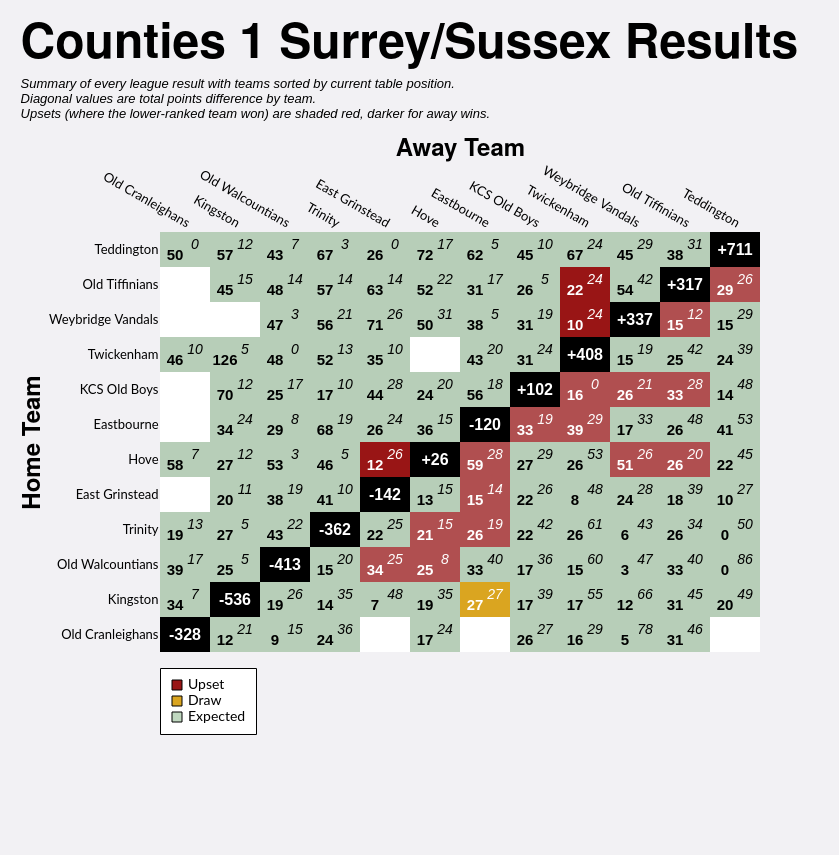

Vega-Lite specification stored for this chart:
### Vega-Lite specification from a JSON file in a GitHub repository (floating-point values rounded to 4 significant figures; data arrays with more than 128 entries replaced by an {"elided": "..."} marker saying what was removed)
{"config": {"axis": {"labelFont": "Lato, sans-serif", "titleFont": "PT Sans Narrow, Helvetica Neue, Helvetica, Arial, sans-serif", "labelFontSize": 13, "titleFontSize": 24, "gridColor": "#202947", "gridOpacity": 0.2}, "header": {"labelFont": "PT Sans Narrow, Helvetica Neue, Helvetica, Arial, sans-serif", "titleFont": "PT Sans Narrow, Helvetica Neue, Helvetica, Arial, sans-serif", "labelFontSize": 24, "titleFontSize": 28, "labelFontWeight": "bold", "orient": "left"}, "legend": {"labelFont": "Lato, sans-serif", "titleFont": "PT Sans Narrow, Helvetica Neue, Helvetica, Arial, sans-serif", "labelFontSize": 14, "titleFontSize": 16, "titlePadding": 5, "fillColor": "white", "strokeColor": "black", "padding": 10, "titleFontWeight": "lighter", "titleFontStyle": "italic", "titleColor": "gray", "offset": 10}, "title": {"font": "PT Sans Narrow, Helvetica Neue, Helvetica, Arial, sans-serif", "fontSize": 48, "fontWeight": "bold", "anchor": "start", "align": "center", "titlePadding": 20, "subtitlePadding": 10, "subtitleFontSize": 13, "subtitleColor": "", "subtitleFontStyle": "italic", "offset": 15, "color": "black"}, "axisX": {"labelAngle": 0}, "facet": {"title": null, "header": null, "align": {"row": "each", "column": "each"}}, "resolve": {"scale": {"y": "independent", "facet": "independent"}}, "background": "#f2f1f4", "scale": {"offsetBandPaddingOuter": 0.2, "offsetBandPaddingInner": 0.1}, "view": {"stroke": null}}, "layer": [{"data": {"name": "data-75924ced8e58fdf6c3bfddf457cb49ac"}, "mark": {"type": "rect"}, "encoding": {"color": {"field": "unexpected_result", "legend": {"columns": 1, "direction": "horizontal", "labelExpr": "datum.value === 'Upset (Away Win)' ? 'Upset' : datum.value", "labelLimit": 220, "offset": 16, "orient": "bottom", "symbolStrokeColor": "black", "symbolStrokeWidth": 1, "values": ["Upset (Away Win)", "Draw", "Expected"]}, "scale": {"domain": ["Expected", "Upset (Home Win)", "Upset (Away Win)", "Draw", "To be played", "N/A"], "range": ["#146f1444", "#991515bb", "#991515", "goldenrod", "white", "black"]}, "title": null, "type": "nominal"}, "opacity": {"condition": {"test": "datum.home_team == param_15['home_team'] || datum.away_team == param_15['home_team'] || !isValid(param_15['home_team'])", "value": 1.0}, "value": 0.1}, "tooltip": [{"field": "home_team", "title": "Home", "type": "nominal"}, {"field": "away_team", "title": "Away", "type": "nominal"}, {"field": "home_score_text", "title": "Home Score", "type": "nominal"}, {"field": "away_score_text", "title": "Away Score", "type": "nominal"}, {"field": "result", "title": "Result", "type": "nominal"}, {"field": "unexpected_result", "title": "Unexpectedness", "type": "nominal"}, {"field": "date", "format": "%d %b %Y", "title": "Date", "type": "temporal"}], "x": {"axis": {"domain": false, "grid": false, "labelAngle": 30, "orient": "top", "ticks": false}, "field": "away_team", "sort": ["Old Cranleighans", "Kingston", "Old Walcountians", "Trinity", "East Grinstead", "Hove", "Eastbourne", "KCS Old Boys", "Twickenham", "Weybridge Vandals", "Old Tiffinians", "Teddington"], "title": "Away Team", "type": "nominal"}, "y": {"axis": {"domain": false, "grid": false, "ticks": false}, "field": "home_team", "sort": ["Teddington", "Old Tiffinians", "Weybridge Vandals", "Twickenham", "KCS Old Boys", "Eastbourne", "Hove", "East Grinstead", "Trinity", "Old Walcountians", "Kingston", "Old Cranleighans"], "title": "Home Team", "type": "nominal"}}, "name": "view_11"}, {"data": {"name": "data-75924ced8e58fdf6c3bfddf457cb49ac"}, "mark": {"type": "text", "fontStyle": "italic", "size": 14, "xOffset": 10, "yOffset": -5}, "encoding": {"color": {"condition": {"test": "(datum.home_team == param_15['home_team'] || datum.away_team == param_15['home_team'] || !isValid(param_15['home_team'])) && datum.unexpected_result == 'Expected'", "value": "black"}, "value": "white"}, "text": {"field": "away_score_text", "type": "nominal"}, "x": {"field": "away_team", "sort": ["Old Cranleighans", "Kingston", "Old Walcountians", "Trinity", "East Grinstead", "Hove", "Eastbourne", "KCS Old Boys", "Twickenham", "Weybridge Vandals", "Old Tiffinians", "Teddington"], "type": "nominal"}, "y": {"field": "home_team", "sort": ["Teddington", "Old Tiffinians", "Weybridge Vandals", "Twickenham", "KCS Old Boys", "Eastbourne", "Hove", "East Grinstead", "Trinity", "Old Walcountians", "Kingston", "Old Cranleighans"], "type": "nominal"}}, "transform": [{"filter": "datum.away_score_text != '' && datum.away_score_text != 'WO'"}]}, {"data": {"name": "data-75924ced8e58fdf6c3bfddf457cb49ac"}, "mark": {"type": "text", "size": 12, "xOffset": 10, "yOffset": -5}, "encoding": {"color": {"condition": {"test": "(datum.home_team == param_15['home_team'] || datum.away_team == param_15['home_team'] || !isValid(param_15['home_team'])) && datum.unexpected_result == 'Expected'", "value": "black"}, "value": "white"}, "text": {"field": "away_score_text", "type": "nominal"}, "x": {"field": "away_team", "sort": ["Old Cranleighans", "Kingston", "Old Walcountians", "Trinity", "East Grinstead", "Hove", "Eastbourne", "KCS Old Boys", "Twickenham", "Weybridge Vandals", "Old Tiffinians", "Teddington"], "type": "nominal"}, "y": {"field": "home_team", "sort": ["Teddington", "Old Tiffinians", "Weybridge Vandals", "Twickenham", "KCS Old Boys", "Eastbourne", "Hove", "East Grinstead", "Trinity", "Old Walcountians", "Kingston", "Old Cranleighans"], "type": "nominal"}}, "transform": [{"filter": "datum.away_score_text == 'WO'"}]}, {"data": {"name": "data-75924ced8e58fdf6c3bfddf457cb49ac"}, "mark": {"type": "text", "fontWeight": "bold", "size": 15, "xOffset": -10, "yOffset": 5}, "encoding": {"color": {"condition": {"test": "(datum.home_team == param_15['home_team'] || datum.away_team == param_15['home_team'] || !isValid(param_15['home_team'])) && datum.unexpected_result == 'Expected'", "value": "black"}, "value": "white"}, "text": {"field": "home_score_text", "type": "nominal"}, "x": {"field": "away_team", "sort": ["Old Cranleighans", "Kingston", "Old Walcountians", "Trinity", "East Grinstead", "Hove", "Eastbourne", "KCS Old Boys", "Twickenham", "Weybridge Vandals", "Old Tiffinians", "Teddington"], "type": "nominal"}, "y": {"field": "home_team", "sort": ["Teddington", "Old Tiffinians", "Weybridge Vandals", "Twickenham", "KCS Old Boys", "Eastbourne", "Hove", "East Grinstead", "Trinity", "Old Walcountians", "Kingston", "Old Cranleighans"], "type": "nominal"}}, "transform": [{"filter": "datum.home_score_text != '' && datum.home_score_text != 'WO'"}]}, {"data": {"name": "data-75924ced8e58fdf6c3bfddf457cb49ac"}, "mark": {"type": "text", "size": 12, "xOffset": -10, "yOffset": 5}, "encoding": {"color": {"condition": {"test": "(datum.home_team == param_15['home_team'] || datum.away_team == param_15['home_team'] || !isValid(param_15['home_team'])) && datum.unexpected_result == 'Expected'", "value": "black"}, "value": "white"}, "text": {"field": "home_score_text", "type": "nominal"}, "x": {"field": "away_team", "sort": ["Old Cranleighans", "Kingston", "Old Walcountians", "Trinity", "East Grinstead", "Hove", "Eastbourne", "KCS Old Boys", "Twickenham", "Weybridge Vandals", "Old Tiffinians", "Teddington"], "type": "nominal"}, "y": {"field": "home_team", "sort": ["Teddington", "Old Tiffinians", "Weybridge Vandals", "Twickenham", "KCS Old Boys", "Eastbourne", "Hove", "East Grinstead", "Trinity", "Old Walcountians", "Kingston", "Old Cranleighans"], "type": "nominal"}}, "transform": [{"filter": "datum.home_score_text == 'WO'"}]}, {"data": {"name": "data-632306f8b92a861483858ecfe633869c"}, "mark": {"type": "text", "color": "white", "fontWeight": "bold", "size": 16}, "encoding": {"text": {"field": "display_text", "type": "nominal"}, "tooltip": [{"field": "home_team", "title": "Team", "type": "nominal"}, {"field": "display_text", "title": "Points Difference", "type": "nominal"}], "x": {"field": "away_team", "sort": ["Old Cranleighans", "Kingston", "Old Walcountians", "Trinity", "East Grinstead", "Hove", "Eastbourne", "KCS Old Boys", "Twickenham", "Weybridge Vandals", "Old Tiffinians", "Teddington"], "type": "nominal"}, "y": {"field": "home_team", "sort": ["Teddington", "Old Tiffinians", "Weybridge Vandals", "Twickenham", "KCS Old Boys", "Eastbourne", "Hove", "East Grinstead", "Trinity", "Old Walcountians", "Kingston", "Old Cranleighans"], "type": "nominal"}}}], "height": {"step": 35}, "padding": {"left": 20, "top": 20, "right": 40, "bottom": 120}, "params": [{"name": "param_15", "select": {"type": "point", "clear": "dblclick", "fields": ["home_team"], "on": "click"}, "value": null, "views": ["view_11"]}], "title": {"text": "Counties 1 Surrey/Sussex Results", "subtitle": ["Summary of every league result with teams sorted by current table position.", "Diagonal values are total points difference by team.", "Upsets (where the lower-ranked team won) are shaded red, darker for away wins."]}, "width": {"step": 50}, "$schema": "https://vega.github.io/schema/vega-lite/v5.20.1.json", "datasets": {"data-75924ced8e58fdf6c3bfddf457cb49ac": {"elided": "144 records"}, "data-632306f8b92a861483858ecfe633869c": [{"home_team": "East Grinstead", "away_team": "East Grinstead", "match_id": null, "date": "", "home_score": null, "away_score": null, "home_walkover": null, "away_walkover": null, "result": "N/A", "home_score_text": "", "away_score_text": "", "wo_result": "", "score_text": "", "display_text": "-142", "is_diagonal": true, "result_simple": "N/A", "unexpected_result": "N/A", "unexpected_opacity": 1.0}, {"home_team": "Eastbourne", "away_team": "Eastbourne", "match_id": null, "date": "", "home_score": null, "away_score": null, "home_walkover": null, "away_walkover": null, "result": "N/A", "home_score_text": "", "away_score_text": "", "wo_result": "", "score_text": "", "display_text": "-120", "is_diagonal": true, "result_simple": "N/A", "unexpected_result": "N/A", "unexpected_opacity": 1.0}, {"home_team": "Hove", "away_team": "Hove", "match_id": null, "date": "", "home_score": null, "away_score": null, "home_walkover": null, "away_walkover": null, "result": "N/A", "home_score_text": "", "away_score_text": "", "wo_result": "", "score_text": "", "display_text": "+26", "is_diagonal": true, "result_simple": "N/A", "unexpected_result": "N/A", "unexpected_opacity": 1.0}, {"home_team": "KCS Old Boys", "away_team": "KCS Old Boys", "match_id": null, "date": "", "home_score": null, "away_score": null, "home_walkover": null, "away_walkover": null, "result": "N/A", "home_score_text": "", "away_score_text": "", "wo_result": "", "score_text": "", "display_text": "+102", "is_diagonal": true, "result_simple": "N/A", "unexpected_result": "N/A", "unexpected_opacity": 1.0}, {"home_team": "Kingston", "away_team": "Kingston", "match_id": null, "date": "", "home_score": null, "away_score": null, "home_walkover": null, "away_walkover": null, "result": "N/A", "home_score_text": "", "away_score_text": "", "wo_result": "", "score_text": "", "display_text": "-536", "is_diagonal": true, "result_simple": "N/A", "unexpected_result": "N/A", "unexpected_opacity": 1.0}, {"home_team": "Old Cranleighans", "away_team": "Old Cranleighans", "match_id": null, "date": "", "home_score": null, "away_score": null, "home_walkover": null, "away_walkover": null, "result": "N/A", "home_score_text": "", "away_score_text": "", "wo_result": "", "score_text": "", "display_text": "-328", "is_diagonal": true, "result_simple": "N/A", "unexpected_result": "N/A", "unexpected_opacity": 1.0}, {"home_team": "Old Tiffinians", "away_team": "Old Tiffinians", "match_id": null, "date": "", "home_score": null, "away_score": null, "home_walkover": null, "away_walkover": null, "result": "N/A", "home_score_text": "", "away_score_text": "", "wo_result": "", "score_text": "", "display_text": "+317", "is_diagonal": true, "result_simple": "N/A", "unexpected_result": "N/A", "unexpected_opacity": 1.0}, {"home_team": "Old Walcountians", "away_team": "Old Walcountians", "match_id": null, "date": "", "home_score": null, "away_score": null, "home_walkover": null, "away_walkover": null, "result": "N/A", "home_score_text": "", "away_score_text": "", "wo_result": "", "score_text": "", "display_text": "-413", "is_diagonal": true, "result_simple": "N/A", "unexpected_result": "N/A", "unexpected_opacity": 1.0}, {"home_team": "Teddington", "away_team": "Teddington", "match_id": null, "date": "", "home_score": null, "away_score": null, "home_walkover": null, "away_walkover": null, "result": "N/A", "home_score_text": "", "away_score_text": "", "wo_result": "", "score_text": "", "display_text": "+711", "is_diagonal": true, "result_simple": "N/A", "unexpected_result": "N/A", "unexpected_opacity": 1.0}, {"home_team": "Trinity", "away_team": "Trinity", "match_id": null, "date": "", "home_score": null, "away_score": null, "home_walkover": null, "away_walkover": null, "result": "N/A", "home_score_text": "", "away_score_text": "", "wo_result": "", "score_text": "", "display_text": "-362", "is_diagonal": true, "result_simple": "N/A", "unexpected_result": "N/A", "unexpected_opacity": 1.0}, {"home_team": "Twickenham", "away_team": "Twickenham", "match_id": null, "date": "", "home_score": null, "away_score": null, "home_walkover": null, "away_walkover": null, "result": "N/A", "home_score_text": "", "away_score_text": "", "wo_result": "", "score_text": "", "display_text": "+408", "is_diagonal": true, "result_simple": "N/A", "unexpected_result": "N/A", "unexpected_opacity": 1.0}, {"home_team": "Weybridge Vandals", "away_team": "Weybridge Vandals", "match_id": null, "date": "", "home_score": null, "away_score": null, "home_walkover": null, "away_walkover": null, "result": "N/A", "home_score_text": "", "away_score_text": "", "wo_result": "", "score_text": "", "display_text": "+337", "is_diagonal": true, "result_simple": "N/A", "unexpected_result": "N/A", "unexpected_opacity": 1.0}]}}
